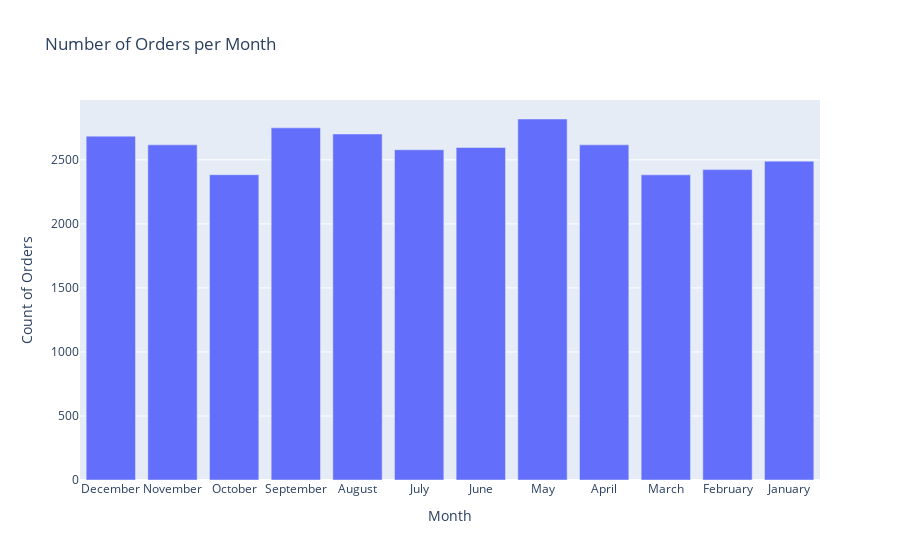

Notebook code cell kept with this figure:
### Markdown cell above
Problem Statement
You want to analyze the monthly trend of orders to understand business seasonality, peak sales periods, or dips in activity. This helps in forecasting, campaign planning, and resource allocation.

Plot a bar chart showing the total number of orders per Order_Month.

### Code cell
assistant.visualize(transformed_data, prompt="Create a bar chart showing the number of orders per Order_Month. Use the Order_Month column on the x-axis and the count of Order ID on the y-axis.Sort the months chronologically (not alphabetically), and label the axes and title clearly.", name="revenue_bar")

### Figure 1 — Plotly figure (JSON) as saved in the notebook; plotly's stock layout.template omitted (floating-point values rounded to 4 significant figures)
{"data": [{"type": "bar", "x": ["December", "November", "October", "September", "August", "July", "June", "May", "April", "March", "February", "January"], "y": [2685, 2617, 2384, 2750, 2702, 2579, 2597, 2819, 2617, 2383, 2424, 2490]}], "layout": {"title": {"text": "Number of Orders per Month"}, "xaxis": {"categoryarray": [1, 2, 3, 4, 5, 6, 7, 8, 9, 10, 11, 12], "categoryorder": "array", "title": {"text": "Month"}, "type": "category"}, "yaxis": {"title": {"text": "Count of Orders"}}}}
